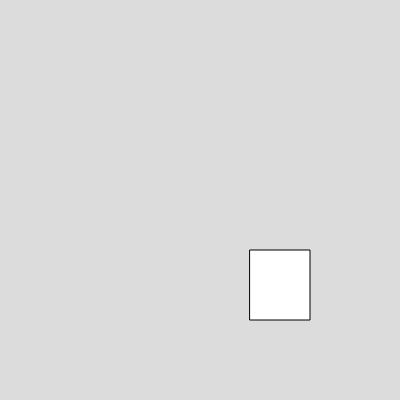
Frame 1 (no input)
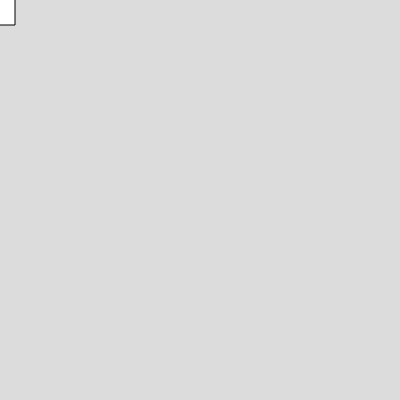
Frame 60 (no input)
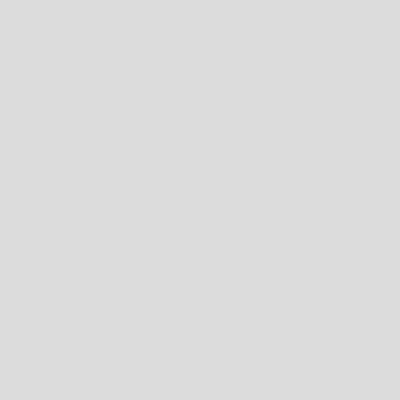
Frame 120 (the mouse pressed at the canvas centre since frame 60)

The p5.js sketch that drew these frames (run headless with seeded random() and noise() and a simulated clock; from frame 60 on, the mouse is pressed at the canvas centre):

// p5.js sketch
// ── sketch.js
var box1,box2;
function setup() 
{
  createCanvas(400, 400);
  box1 = new Box(250,250,60,70,-5,-5)
}

function draw() 
{
  background(220);
 box1.show()
 box1.moveUp()
 box1.move()

}


// ── box.js
class Box
  {
    constructor(x,y,w,h,vx,vy)
    {
      this.x =x;
      this.y =y;
      this.w =w;
      this.h = h;
      this.vx = vx;
      this.vy = vy;
    }
    
    show()
    {
      rect(this.x,this.y,this.w,this.h)
    }
    
    move()
    {
      this.x = this.x+this.vx;
    }
   moveUp()
   {
     this.y =this.y+this.vy;
   }

  }

  
